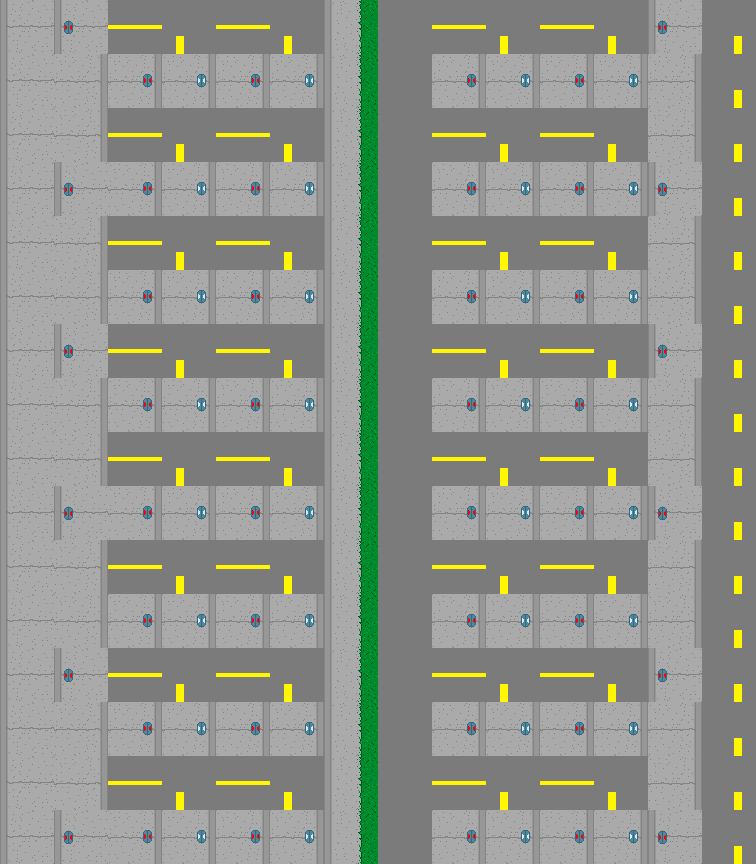

This is a level from a 2D game, rendered from its Tiled map with the project's own tilesets. A one-line summary and the map file follow, with tile-layer data summarised:
An orthogonal 14x16 tile map with 54x54 px tiles, 1 tile layer (map), 3 tilesets and 1 object.

<map version="1.0" orientation="orthogonal" width="14" height="16" tilewidth="54" tileheight="54">
 <tileset firstgid="1" name="Tiles" tilewidth="54" tileheight="54">
  <image source="tiles.png" width="271" height="108" />
 </tileset>
 <tileset firstgid="11" name="Player" tilewidth="54" tileheight="54">
  <image source="maid.png" width="54" height="54" />
  <tile id="0">
   <properties>
    <property name="_the" value="player" />
    <property name="name" value="Player" />
   </properties>
  </tile>
 </tileset>
 <tileset firstgid="12" name="Cars" tilewidth="54" tileheight="108" spacing="1">
  <image source="cars.png" width="164" height="108" />
  <tile id="0">
   <properties>
    <property name="name" value="RedCar" />
   </properties>
  </tile>
  <tile id="1">
   <properties>
    <property name="name" value="BlueCar" />
   </properties>
  </tile>
  <tile id="2">
   <properties>
    <property name="name" value="GreenCar" />
   </properties>
  </tile>
 </tileset>
 <layer name="map" width="14" height="16">
  <data>[224 cells, 224 non-empty, 10 distinct tile ids]</data>
 </layer>
 <objectgroup name="player" width="14" height="16">
  <object gid="11" x="378" y="432" />
 </objectgroup>
</map>